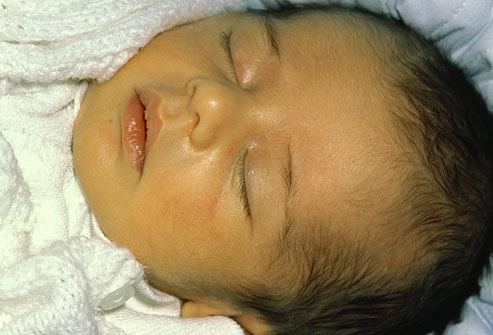
#> input picture data/jaundice/3.png, 493 x 335 px, found by its file name
$ python offset-image.py
#> lines starting #> are read from the running program, lines starting #| are printed output that depends on the picture; long printed decimals are rounded
import cv2
import numpy as np
import json

# This script computes for the offset values for detecting skin in blue light

img1 = cv2.imread('./data/jaundice/3.png') # reference image without blue light
#> img1 is the input picture: shape (335, 493, 3); mean B, G, R 99.1, 135.8, 155.5
img2 = cv2.imread('./data/jaundice/3-blue.png') # reference image with blue light
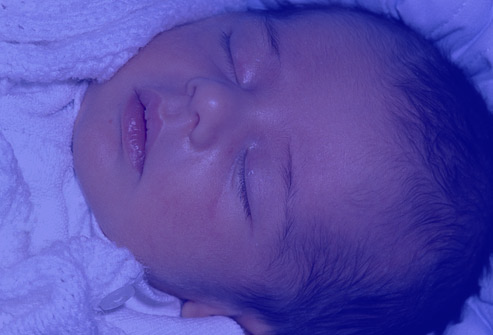
#> input picture data/jaundice/3-blue.png, 493 x 335 px, found by its file name
#> img2 is the input picture: shape (335, 493, 3); mean B, G, R 169.4, 74.6, 85.4

# Computer for raw difference
diff = img2 - img1
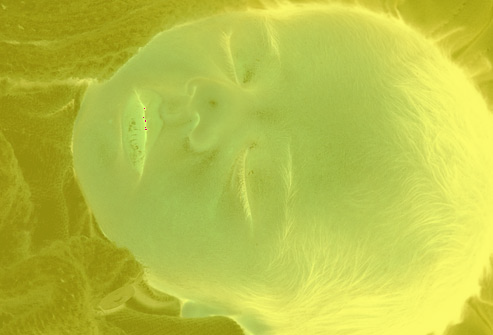
#> diff: shape (335, 493, 3); mean B, G, R 70.3, 194.8, 185.9

# Compute the average of the difference in each channel
blue_offset = np.mean(diff[:, :, 0])
#> blue_offset = 70.28
green_offset = np.mean(diff[:, :, 1])
#> green_offset = 194.8
red_offset = np.mean(diff[:, :, 2])
#> red_offset = 185.9

offsets = {
    'blue': blue_offset,
    'green': green_offset,
    'red': red_offset,
}
#> offsets = {'blue': 70.28, 'green': 194.8, 'red': 185.9}

# Save raw offset as image
cv2.imwrite('./assets/raw_offset.png', diff)

# Save the offsets to a JSON file
with open('./assets/offsets.json', 'w') as f:
    json.dump(offsets, f)

print(offsets)
#| {'blue': 70.284, 'green': 194.755, 'red': 185.884}
